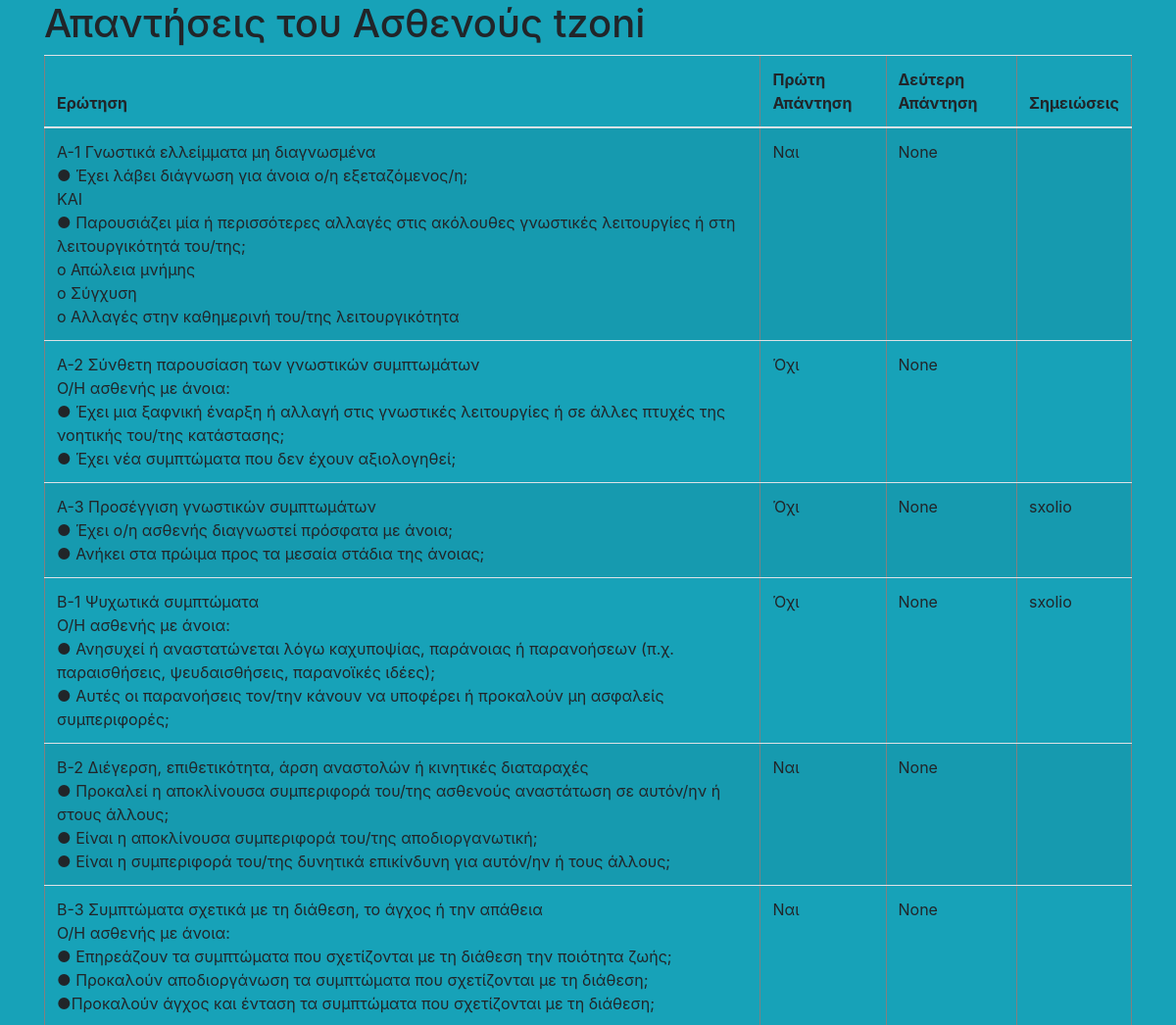
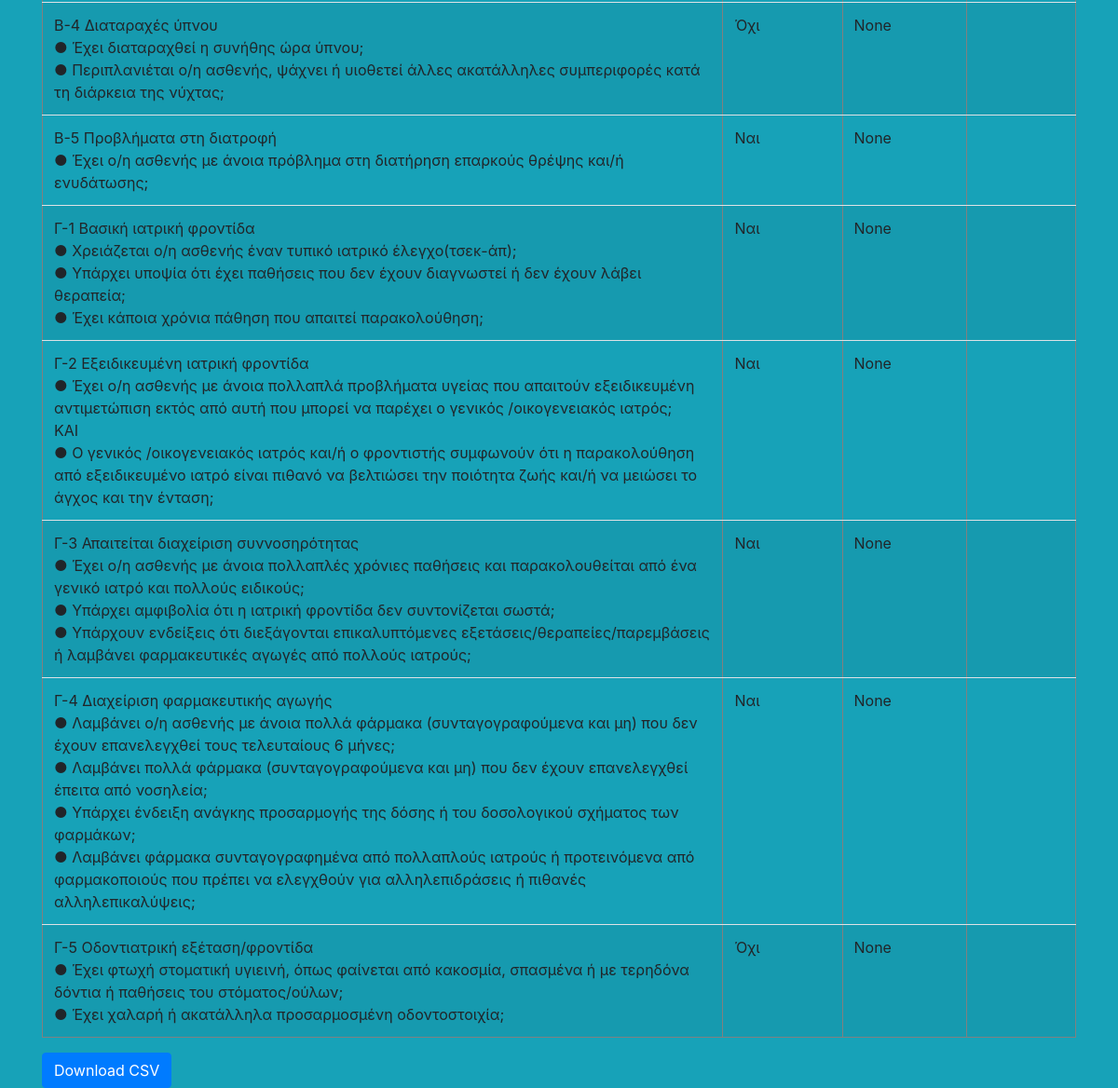
Page /poll/patient_choices?id=82 on the committed database (2 pictures, top to bottom).
### poll/models.py (models this page shows, shortened)
class Patient(models.Model):
    IDENTITY = models.CharField(max_length=10,null=True)
    EDUCCATEGORY = models.CharField(max_length=100,null=True)
    EDUCPATIENT = models.CharField(max_length=100,null=True)
    SEXPATIENT = models.CharField(max_length=100,null=True)
    AGEPATIENT = models.CharField(max_length=10,null=True)
    ECUCCARERCAT = models.CharField(max_length=100,null=True)
    EDUCCARER = models.CharField(max_length=100,null=True)
    SEXCARER = models.CharField(max_length=100,null=True)
    AGECARER = models.CharField(max_length=100,null=True)
    RELATIONSHIPCARER = models.CharField(max_length=100,null=True)
    LIVESIN = models.CharField(max_length=100,null=True)
    kentro = models.CharField(max_length=100,null=True)
    date = models.CharField(max_length=100,null=True)
    NPI = models.CharField(max_length=100,null=True)
    STAGE = models.CharField(max_length=100,null=True)
    IADL = models.CharField(max_length=100,null=True)
    MMSE = models.CharField(max_length=100,null=True)
    DOCTOR = models.ForeignKey(User, on_delete=models.CASCADE,null=True)

class Choice(models.Model):
    question = models.ForeignKey(Question, on_delete=models.CASCADE)
    user = models.ForeignKey(User, on_delete=models.CASCADE)
    patient = models.ForeignKey(Patient, on_delete=models.CASCADE,null=True)
    notes = models.CharField(max_length=200,null=True)
    first_answer = models.CharField(max_length=10)
    second_answer = models.CharField(max_length=10,null=True)

class Question(models.Model):
    question_text = models.CharField(max_length=750)

### poll/views.py (the view)
# urls.py: path('patient_choices',views.patient_choices, name='patient_choices'),
def patient_choices(request):
    patient_id = request.GET.get('id', None)
    if patient_id is not None:
        try:
            patient = Patient.objects.get(id=patient_id)
            patient_choices = Choice.objects.filter(patient=patient)
            context = {
                'patient': patient,
                'patient_choices': patient_choices
            }
            return render(request, 'poll/patient_choices.html', context)
        except Patient.DoesNotExist:
            return render(request, 'poll/patient_not_found.html')
    return render(request, 'poll/patient_choices.html')

### templates/poll/patient_choices.html (shortened to what this page needs)
<!DOCTYPE html>
<html lang="en">
<head>
    <link rel="stylesheet" href="https://cdn.jsdelivr.net/npm/bootstrap@4.6.2/dist/css/bootstrap.min.css">
    {% load static %}
    <link rel="stylesheet" type="text/css" href="{% static 'poll/css/style.css' %}">
</head>
<body class="container bg-info">
    <h1>Απαντήσεις του Ασθενούς {{ patient.IDENTITY }}</h1>
    {% if patient_choices %}
        <table class="table table-striped table-hover" border="1">
            <thead>
                <tr>
                    <th>Ερώτηση</th>
                    <th>Πρώτη Απάντηση</th>
                    <th>Δεύτερη Απάντηση</th>
                    <th>Σημειώσεις</th>
                </tr>
            </thead>
            <tbody>
                {% for choice in patient_choices %}
                    <tr>
                        <td>{{ choice.question.question_text|safe }}</td>
                        <td>{{ choice.first_answer }}</td>
                        <td>{{ choice.second_answer }}</td>
                        <td>{{ choice.notes }}</td>
                    </tr>
                {% endfor %}
            </tbody>
        </table>
        <a href="{% url 'poll:download_patient_choices_csv' patient.id %}" class="btn btn-primary" download>
          Download CSV
        </a>
    {% else %}
        <p>Ο ασθενής δεν έχει δώσει ακόμη απαντήσεις.</p>
    {% endif %}
</body>
</html>

### rows in the picture
Patient: IDENTITY "tzoni"
Choice: question.question_text "A-1 Γνωστικά ελλείμματα μη διαγνωσμένα ● Έχει λάβει διάγνωση για άνοια ο/η εξεταζόμενος/η; ΚΑΙ ● Παρουσιάζει μία ή περισσότερες αλλαγές στις ακόλουθες γνωστικές λειτουργίες ή στη λειτουργικότητά του/της; o Απώλεια μνήμης o Σύγχυση o Αλλαγές στην καθημερινή του/της λειτουργικότητα", first_answer "Ναι", second_answer "None"
Choice: question.question_text "A-2 Σύνθετη παρουσίαση των γνωστικών συμπτωμάτων Ο/Η ασθενής με άνοια: ● Έχει μια ξαφνική έναρξη ή αλλαγή στις γνωστικές λειτουργίες ή σε άλλες πτυχές της νοητικής του/της κατάστασης; ● Έχει νέα συμπτώματα που δεν έχουν αξιολογηθεί;", first_answer "Όχι", second_answer "None"
Choice: question.question_text "A-3 Προσέγγιση γνωστικών συμπτωμάτων ● Έχει ο/η ασθενής διαγνωστεί πρόσφατα με άνοια; ● Ανήκει στα πρώιμα προς τα μεσαία στάδια της άνοιας;", first_answer "Όχι", second_answer "None", notes "sxolio"
Choice: question.question_text "B-1 Ψυχωτικά συμπτώματα Ο/Η ασθενής με άνοια: ● Ανησυχεί ή αναστατώνεται λόγω καχυποψίας, παράνοιας ή παρανοήσεων (π.χ. παραισθήσεις, ψευδαισθήσεις, παρανοϊκές ιδέες); ● Αυτές οι παρανοήσεις τον/την κάνουν να υποφέρει ή προκαλούν μη ασφαλείς συμπεριφορές;", first_answer "Όχι", second_answer "None", notes "sxolio"
Choice: question.question_text "B-2 Διέγερση, επιθετικότητα, άρση αναστολών ή κινητικές διαταραχές ● Προκαλεί η αποκλίνουσα συμπεριφορά του/της ασθενούς αναστάτωση σε αυτόν/ην ή στους άλλους; ● Είναι η αποκλίνουσα συμπεριφορά του/της αποδιοργανωτική; ● Είναι η συμπεριφορά του/της δυνητικά επικίνδυνη για αυτόν/ην ή τους άλλους;", first_answer "Ναι", second_answer "None"
Choice: question.question_text "B-3 Συμπτώματα σχετικά με τη διάθεση, το άγχος ή την απάθεια Ο/Η ασθενής με άνοια: ● Επηρεάζουν τα συμπτώματα που σχετίζονται με τη διάθεση την ποιότητα ζωής; ● Προκαλούν αποδιοργάνωση τα συμπτώματα που σχετίζονται με τη διάθεση; ●Προκαλούν άγχος και ένταση τα συμπτώματα που σχετίζονται με τη διάθεση;", first_answer "Ναι", second_answer "None"
Choice: question.question_text "B-4 Διαταραχές ύπνου ● Έχει διαταραχθεί η συνήθης ώρα ύπνου; ● Περιπλανιέται ο/η ασθενής, ψάχνει ή υιοθετεί άλλες ακατάλληλες συμπεριφορές κατά τη διάρκεια της νύχτας;", first_answer "Όχι", second_answer "None"
Choice: question.question_text "B-5 Προβλήματα στη διατροφή ● Έχει ο/η ασθενής με άνοια πρόβλημα στη διατήρηση επαρκούς θρέψης και/ή ενυδάτωσης;", first_answer "Ναι", second_answer "None"
Choice: question.question_text "Γ-1 Βασική ιατρική φροντίδα ● Χρειάζεται ο/η ασθενής έναν τυπικό ιατρικό έλεγχο(τσεκ-άπ); ● Υπάρχει υποψία ότι έχει παθήσεις που δεν έχουν διαγνωστεί ή δεν έχουν λάβει θεραπεία; ● Έχει κάποια χρόνια πάθηση που απαιτεί παρακολούθηση;", first_answer "Ναι", second_answer "None"
Choice: question.question_text "Γ-2 Εξειδικευμένη ιατρική φροντίδα ● Έχει ο/η ασθενής με άνοια πολλαπλά προβλήματα υγείας που απαιτούν εξειδικευμένη αντιμετώπιση εκτός από αυτή που μπορεί να παρέχει ο γενικός /οικογενειακός ιατρός; ΚΑΙ ● Ο γενικός /οικογενειακός ιατρός και/ή ο φροντιστής συμφωνούν ότι η παρακολούθηση από εξειδικευμένο ιατρό είναι πιθανό να βελτιώσει την ποιότητα ζωής και/ή να μειώσει το άγχος και την ένταση;", first_answer "Ναι", second_answer "None"
Choice: question.question_text "Γ-3 Απαιτείται διαχείριση συννοσηρότητας ● Έχει ο/η ασθενής με άνοια πολλαπλές χρόνιες παθήσεις και παρακολουθείται από ένα γενικό ιατρό και πολλούς ειδικούς; ● Υπάρχει αμφιβολία ότι η ιατρική φροντίδα δεν συντονίζεται σωστά; ● Υπάρχουν ενδείξεις ότι διεξάγονται επικαλυπτόμενες εξετάσεις/θεραπείες/παρεμβάσεις ή λαμβάνει φαρμακευτικές αγωγές από πολλούς ιατρούς;", first_answer "Ναι", second_answer "None"
Choice: question.question_text "Γ-4 Διαχείριση φαρμακευτικής αγωγής ● Λαμβάνει ο/η ασθενής με άνοια πολλά φάρμακα (συνταγογραφούμενα και μη) που δεν έχουν επανελεγχθεί τους τελευταίους 6 μήνες; ● Λαμβάνει πολλά φάρμακα (συνταγογραφούμενα και μη) που δεν έχουν επανελεγχθεί έπειτα από νοσηλεία; ● Υπάρχει ένδειξη ανάγκης προσαρμογής της δόσης ή του δοσολογικού σχήματος των φαρμάκων; ● Λαμβάνει φάρμακα συνταγογραφημένα από πολλαπλούς ιατρούς ή προτεινόμενα από φαρμακοποιούς που πρέπει να ελεγχθούν για αλληλεπιδράσεις ή πιθανές αλληλεπικαλύψεις;", first_answer "Ναι", second_answer "None"
Choice: question.question_text "Γ-5 Οδοντιατρική εξέταση/φροντίδα ● Έχει φτωχή στοματική υγιεινή, όπως φαίνεται από κακοσμία, σπασμένα ή με τερηδόνα δόντια ή παθήσεις του στόματος/ούλων; ● Έχει χαλαρή ή ακατάλληλα προσαρμοσμένη οδοντοστοιχία;", first_answer "Όχι", second_answer "None"
